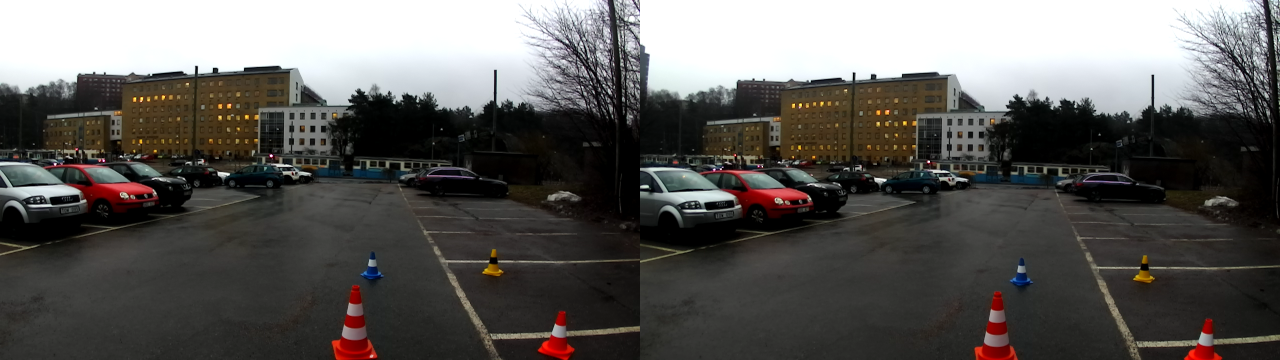
#> input picture annotations/rainy2/1.png, 2560 x 720 px, found by its file name (shown at 1/2 size)
$ python feature_based_old.py   (older library calls are emulated)
#> lines starting #> are read from the running program, lines starting #| are printed output that depends on the picture; after the words box and inside, x2 and y2 are one past the last pixel; in counts of white or black regions, pixels touching at a corner belong together
import cv2
import numpy as np
import imutils

class ShapeDetector:
	def __init__(self):
		pass

	def detect(self, c):
		# initialize the shape name and approximate the contour
		shape = "0"
		peri = 0.06 * cv2.arcLength(c, True)
		approx = cv2.approxPolyDP(c, peri, True)#0.04
        		# if the shape is a triangle, it will have 3 vertices
		if len(approx) == 3:
			shape = "triangle"

		return shape

if __name__=='__main__':
	img = cv2.imread('1.png')
#> img is the input picture: shape (720, 2560, 3); mean B, G, R 89.5, 92, 94
	row, col, n = img.shape
#> row = 720; col = 2560; n = 3
	boxes = [[172,302,191,326],[88,300,100,318],[1,304,8,320],[11,287,20,303],[96,284,105,302],[180,283,191,302],[251,286,262,304],[379,288,391,310],[602,323,631,360]]
	boxes = np.array(boxes)
	ymins = boxes[:,0]
	xmins = boxes[:,1]
	ymaxs = boxes[:,2]
	xmaxs = boxes[:,3]

	for xmin, ymin, xmax, ymax in zip(xmins, ymins, xmaxs, ymaxs):
		roi = img[xmin:xmax, ymin:ymax, :]
		blur = cv2.GaussianBlur(roi, (5, 5), 0)
		gray = cv2.cvtColor(blur, cv2.COLOR_BGR2GRAY)

		hsv = cv2.cvtColor(blur, cv2.COLOR_BGR2HSV)
		h = hsv[:,:,0]
		s = hsv[:,:,1]
		v = hsv[:,:,2]

		median = 1.2 * np.median(v)#h for blue, v for yellow
		row, col = v.shape
		thresh = np.copy(v)
		thresh[:] = 0
		result = np.copy(thresh)
		for r in range(row):
		    for c in range(col):
		        if v[r, c] > median:
		            thresh[r, c] = 255
		        else:
		            thresh[r, c] = 0
		# [8 lines of commented-out code are left out]

		'''
		gray = cv2.cvtColor(img, cv2.COLOR_BGR2GRAY)
		blurred = cv2.GaussianBlur(gray, (5, 5), 0)
		thresh = cv2.threshold(blurred, 100, 255, cv2.THRESH_BINARY)[1]
		'''

		cv2.namedWindow('gray', cv2.WINDOW_NORMAL)
		cv2.imshow('gray', gray)
		cv2.waitKey(0)
		cv2.destroyAllWindows()

		cX = int(row/2)
		cY = int(col/2)
		result[cX, cY] = 255
		neighbor=[[cX, cY]]
		num=len(neighbor)
		while 1:
			old_neighbor=neighbor
			iter=len(old_neighbor)
			for j in range(iter):
				x_=old_neighbor[j][0]
				y_=old_neighbor[j][1]
				if x_-1>=0 and thresh[x_-1,y_]>0 and [x_-1,y_] not in neighbor:
					neighbor.append([x_-1,y_])
					result[x_-1,y_] = 255
				if x_+1<row and thresh[x_+1,y_]>0 and [x_+1,y_] not in neighbor:
					neighbor.append([x_+1,y_])
					result[x_+1,y_] = 255
				if y_-1>=0 and thresh[x_,y_-1]>0 and [x_,y_-1] not in neighbor:
					neighbor.append([x_,y_-1])
					result[x_,y_-1] = 255
				if y_+1<col and thresh[x_,y_+1]>0 and [x_,y_+1] not in neighbor:
					neighbor.append([x_,y_+1])
					result[x_,y_+1] = 255
			if not len(neighbor)==num:
				num=len(neighbor)
			else:
				break
		result[0, :] = 0
		result[-1, :] = 0
		result[:, 0] = 0
		result[:, -1] = 0
		cv2.namedWindow('result', cv2.WINDOW_NORMAL)
		cv2.imshow('result', result)
		cv2.waitKey(0)
		cv2.destroyAllWindows()

		cnts = cv2.findContours(result.copy(), cv2.RETR_EXTERNAL, cv2.CHAIN_APPROX_SIMPLE)
		cnts = cnts[0] if imutils.is_cv2() else cnts[1]
		sd = ShapeDetector()
		# loop over the contours
		for c in cnts:
			area = cv2.contourArea(c)
			# compute the center of the contour, then detect the name of the
			# shape using only the contour
			M = cv2.moments(c)
			try:
			    cX = int((M["m10"] / M["m00"]))
			    cY = int((M["m01"] / M["m00"]))
			except ZeroDivisionError:
			    continue
			#print(cX, cY, area)

			shape = sd.detect(c)

			# multiply the contour (x, y)-coordinates by the resize ratio,
			# then draw the contours and the name of the shape on the img
			if shape == 'triangle':
			    cv2.drawContours(roi, [c], -1, (0, 255, 0), 2)
			    cv2.putText(roi, shape, (cX, cY), cv2.FONT_HERSHEY_SIMPLEX,
			    	0.5, (255, 255, 255), 2)

		# show the output img
		cv2.imshow("img", roi)
		cv2.waitKey(0)
#> this loop made 9 passes
#> (median, cnts) on passes 1 to 9: (96.6, 1 contour; box (x1, y1, x2, y2) and area: (1, 1, 18, 17) 133), (37.2, [[[6, 9]]]), (60.6, 1 contour; box (x1, y1, x2, y2) and area: (1, 7, 6, 14) 20), (18, 1 contour; box (x1, y1, x2, y2) and area: (1, 8, 8, 15) 28), (64.2, [[[4, 9]]]), (86.4, [[[5, 9]]]), (85.2, [[[5, 9]]]), (43.2, [[[6, 11]]]), (46.8, [[[14, 18]]])
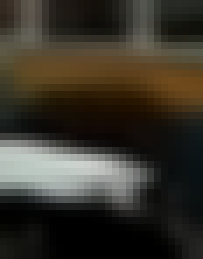
#> blur: shape (37, 29, 3) (shown 7 times larger); mean B, G, R 42.5, 52.1, 56.4
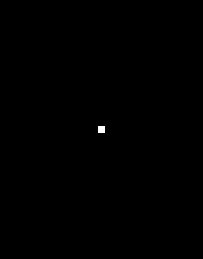
#> result: shape (37, 29) (shown 7 times larger); 0.09% white in thin lines or dots, all inside (x1, y1, x2, y2) = (14, 18, 15, 19)
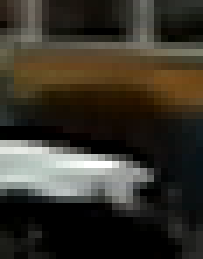
#> roi: shape (37, 29, 3) (shown 7 times larger); mean B, G, R 42.6, 52.1, 56.4
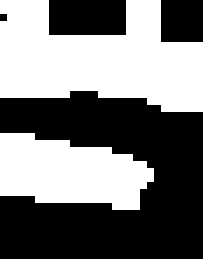
#> thresh: shape (37, 29) (shown 7 times larger); 46.5% white; 2 white regions, box (x1, y1, x2, y2) and area: (0, 0, 29, 16) 324, (0, 19, 22, 30) 175
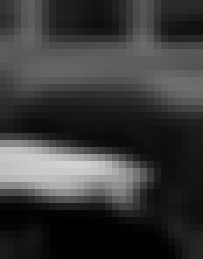
#> v: shape (37, 29) (shown 7 times larger); min 0, max 210, mean 57.7
